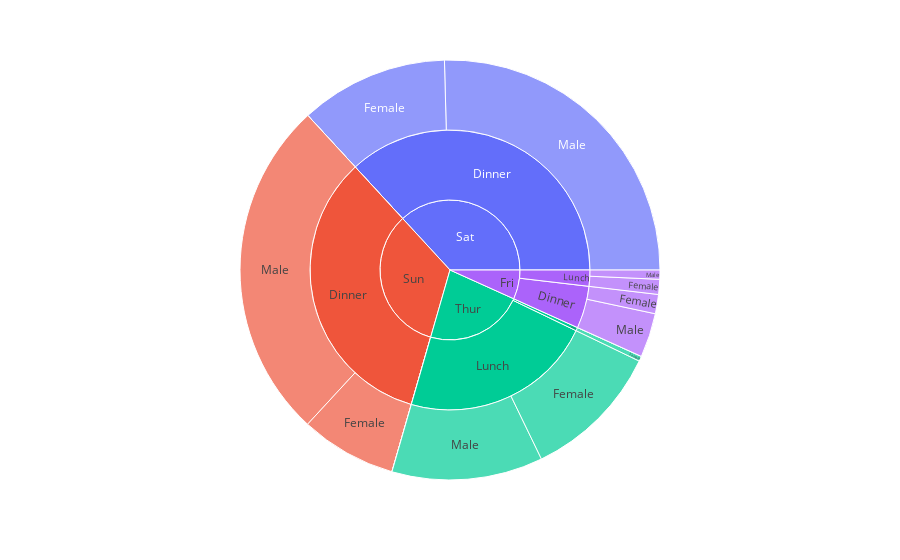

Source (notebook cell):
### Code cell
fig = px.sunburst(df,path=['day','time','sex'],values='total_bill')
fig.show()

### Figure 1 — Plotly figure (JSON) as saved in the notebook; plotly's stock layout.template omitted (floating-point values rounded to 4 significant figures)
{"data": [{"branchvalues": "total", "domain": {"x": [0, 1], "y": [0, 1]}, "hovertemplate": "labels=%{label}<br>total_bill=%{value}<br>parent=%{parent}<br>id=%{id}<extra></extra>", "ids": ["Thur/Lunch/Male", "Fri/Lunch/Male", "Sat/Lunch/Male", "Sun/Lunch/Male", "Thur/Dinner/Male", "Fri/Dinner/Male", "Sat/Dinner/Male", "Sun/Dinner/Male", "Thur/Lunch/Female", "Fri/Lunch/Female", "Sat/Lunch/Female", "Sun/Lunch/Female", "Thur/Dinner/Female", "Fri/Dinner/Female", "Sat/Dinner/Female", "Sun/Dinner/Female", "Thur/Lunch", "Fri/Lunch", "Sat/Lunch", "Sun/Lunch", "Thur/Dinner", "Fri/Dinner", "Sat/Dinner", "Sun/Dinner", "Thur", "Fri", "Sat", "Sun"], "labels": ["Male", "Male", "Male", "Male", "Male", "Male", "Male", "Male", "Female", "Female", "Female", "Female", "Female", "Female", "Female", "Female", "Lunch", "Lunch", "Lunch", "Lunch", "Dinner", "Dinner", "Dinner", "Dinner", "Thur", "Fri", "Sat", "Sun"], "name": "", "parents": ["Thur/Lunch", "Fri/Lunch", "Sat/Lunch", "Sun/Lunch", "Thur/Dinner", "Fri/Dinner", "Sat/Dinner", "Sun/Dinner", "Thur/Lunch", "Fri/Lunch", "Sat/Lunch", "Sun/Lunch", "Thur/Dinner", "Fri/Dinner", "Sat/Dinner", "Sun/Dinner", "Thur", "Fri", "Sat", "Sun", "Thur", "Fri", "Sat", "Sun", "", "", "", ""], "type": "sunburst", "values": [561.4, 34.16, 0, 0, 0, 164.4, 1227.0, 1269.0, 516.1, 55.76, 0, 0, 18.78, 71.55, 551.0, 357.7, 1078.0, 89.92, 0, 0, 18.78, 236.0, 1778.0, 1627.0, 1096.0, 325.9, 1778.0, 1627.0]}], "layout": {"legend": {"tracegroupgap": 0}, "margin": {"t": 60}}}
